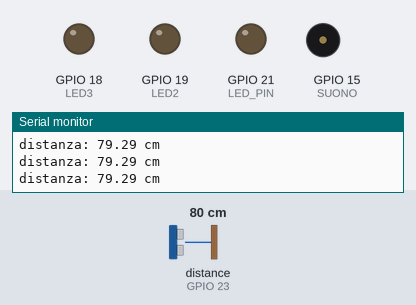
Recording of a sketch running on a simulated ESP32. Parts: output pins drawn as LEDs (lit = HIGH), buzzer (waves = sounding), the last lines printed to the serial monitor. Wiring (inferred from the names in the program): ultrasonic range finder: trigger GPIO 22; echo GPIO 23. The inputs (shaded band) are chosen by the test bench; at power-on: distance to the obstacle (sensor on GPIO 23) 80 cm. The echo pulse lasts 58.3 µs per cm; WiFi joins after 1.5 s; servers stay silent unless stated; uploads are accepted with an empty reply; pins used as bus, display or sensor lines are not drawn.

Above: at 2.7 s.
2.8 s: distance to the obstacle (sensor on GPIO 23) set to 53 cm
4.3 s: distance to the obstacle (sensor on GPIO 23) set to 47 cm
At 5.7 s:
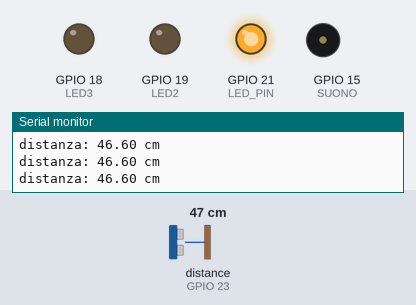
6.0 s: distance to the obstacle (sensor on GPIO 23) set to 33 cm
7.5 s: distance to the obstacle (sensor on GPIO 23) set to 27 cm
At 8.7 s:
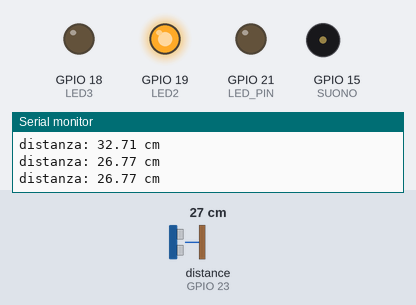
9.0 s: distance to the obstacle (sensor on GPIO 23) set to 12 cm
10.8 s: distance to the obstacle (sensor on GPIO 23) set to 9 cm
At 11.7 s:
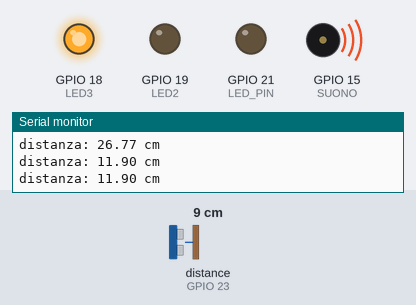
At 12.9 s:
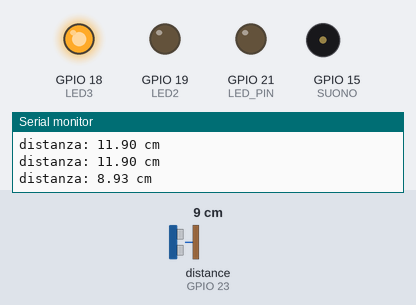
Timing chart, 0 to 14.8 s (numbered marks = the images above; inputs shaded):
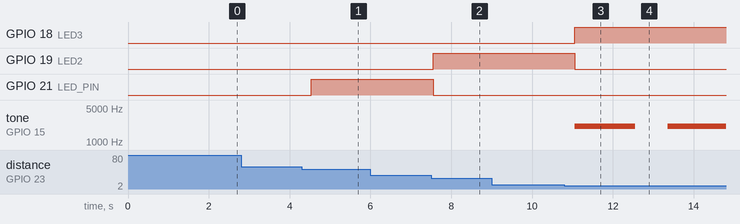

Measured:
- the behaviour switches between 51 and 50 cm on distance to the obstacle (sensor on GPIO 23) (found by bisection; images 0 and 1)
- the behaviour switches between 31 and 30 cm on distance to the obstacle (sensor on GPIO 23) (found by bisection; images 1 and 2)
- the behaviour switches between 11 and 10 cm on distance to the obstacle (sensor on GPIO 23) (found by bisection; images 2 and 3)
- after the input at 4.3 s, GPIO 21 (LED_PIN): LOW → HIGH after 0.23 s
- after the input at 7.5 s, GPIO 19 (LED2): LOW → HIGH after 0.05 s; GPIO 21 (LED_PIN): HIGH → LOW after 0.05 s
- after the input at 10.8 s, GPIO 18 (LED3): LOW → HIGH after 0.26 s; GPIO 19 (LED2): HIGH → LOW after 0.26 s; tone on GPIO 15 (SUONO): silent → 2093 Hz after 0.26 s, → silent 1.5 s later, → 2093 Hz 0.80 s later

The sketch:

Anti_Furto_Iot.ino
```cpp
//-----Librerie------//
#include <WiFi.h>
#include <WiFiClientSecure.h>
#include <UniversalTelegramBot.h>
#include <ArduinoJson.h>
#include <HTTPClient.h>


//-----Costanti------//
const int TRIG_PIN = 22 ; // Pin Esp32 Connesso al Sensore Ultrasonico TRIG pin
const int ECHO_PIN = 23 ; // Pin Esp32 Connesso al Sensore Ultrasonico  ECHO pin
const int LED_PIN  = 21 ; // Pin Esp32 Connesso al Led verde
const int LED2 = 19 ;     // Pin Esp32 Connesso al Led Giallo
const int LED3 = 18 ;     // Pin Esp32 Connesso al Led Rosso
const int Soglia_verde = 50; // Soglia di distanza massima per led verde
const int Soglia_gialla = 30; // Soglia di distanza massima per led gialla
const int Soglia_rossa = 10; // Soglia di distanza massima per led rosso
const int SUONO = 15 ;              // Pin connesso al buzzer attivo per allarme
String server = "YOUR_SERVER"; //Indirizzo Server dove inviare dati
const char* ssid = "YOUR_WIFI_NAME";   // Il nome della mia Wi-Fi
const char* password = "YOUR_WIFI_PASSWORD";  // Password del mio Wi-Fi

// Variabili :
float durata, distanza_cm;


//-----Settaggi Bot Telegram------//
WiFiClientSecure client; // Oggetto necessario per connessione a Wi-Fi di Esp32
#define BOTtoken "YOUR_BOT_TOKEN"   // Mio Token Bot
#define CHAT_ID "YOUR_CHAT_ID" // ID che riconduce alla mia chat di Telegram
UniversalTelegramBot bot(BOTtoken, client); //settaggio Bot


//-----Funzioni utili------//

//-----Connessione alla Rete-----//
void connect()
{
  Serial.print("Connessione al Wifi: ");
  Serial.println(ssid);

  WiFi.mode(WIFI_STA);
  WiFi.begin(ssid, password);
  client.setCACert(TELEGRAM_CERTIFICATE_ROOT); // Aggiunge certificato root per api.telegram.org

  while (WiFi.status() != WL_CONNECTED) {
    Serial.print(".");
    delay(500);
  }

  Serial.println("");
  Serial.println("Connesso al WiFi");
  Serial.print("Indirizzo IP: ");
  Serial.println(WiFi.localIP());

}


//-----Funzioni per utilizzare tone e noTone anche nell' Esp 32-----//
void tone(uint8_t pin, unsigned int frequenza, unsigned long durata, uint8_t canale)
{
    if (ledcRead(canale)) {
        log_e("Tono Canale %d gia' usato", canale);
        return;
    }
    ledcAttachPin(pin, canale);
    ledcWriteTone(canale, frequenza);
    if (durata) {
        delay(durata);
        noTone(pin, canale);
    }
}

void noTone(uint8_t pin, uint8_t canale)
{
    ledcDetachPin(pin);
    ledcWrite(canale, 0);
}


//-----Setup-----//
void setup() {
  Serial.begin (9600);
  connect();
  pinMode(TRIG_PIN, OUTPUT);
  pinMode(ECHO_PIN, INPUT);
  pinMode(LED_PIN, OUTPUT);
  pinMode(LED2,OUTPUT);
  pinMode(LED3,OUTPUT);
  pinMode(SUONO,OUTPUT);

}

//-----Loop-----//
void loop()
{
  // Genera un impulso di  10 microsecondi al pin TRIG
  digitalWrite(TRIG_PIN, HIGH);
  delayMicroseconds(10);
  digitalWrite(TRIG_PIN, LOW);

  // misura la durata di un impulso dal pin ECHO
  durata = pulseIn(ECHO_PIN, HIGH);

  // Calcola la distanza in Cm durata * Velocita' del suono / 2 (andata e ritorno)
  distanza_cm = durata * 0.034 / 2;

  //Se la distanza è tra la soglia massima del verde e del giallo
  if(distanza_cm < Soglia_verde && distanza_cm > Soglia_gialla )
  {
    //accendo il Led Verde
    digitalWrite(LED_PIN, HIGH);

  }
    //Se la distanza è tra la soglia massima del giallo e del rosso
    if(distanza_cm < Soglia_gialla && distanza_cm > Soglia_rossa)
     {
      //accendo il Led giallo
       digitalWrite(LED2, HIGH);
       //spengo il Led Verde
       digitalWrite(LED_PIN, LOW);

       //Faccio partire la prassi per un get al server siccome misuro distanza Semi-Critica
       HTTPClient http;
       String datiADb =String(distanza_cm);
       String path = server + "?distanza=" + datiADb ;
       http.begin(path.c_str());
       http.GET();
       http.end();
     }

    //Se la distanza è minore della soglia massima della rossa
     if(distanza_cm < Soglia_rossa)
     {
      //Setto uno stringa con emoji e avvisi letterali
      String risposta ="\U000026A0 ALLARME \U000026A0 \n\n \U0001F534 AVVICINAMENTO A DISTANZA CRITICA \U0001F534 \n\n Distanza : ";
      String cm = " cm";

      //Setto alto il LED rosso e abbasso gli altri
       digitalWrite(LED3, HIGH);
       digitalWrite(LED_PIN, LOW);
       digitalWrite(LED2, LOW);

       //Suono dell'allarme del buzzer attivo
       tone(SUONO, 2093, 1500, 0);
       noTone(SUONO, 0);

       //Setto il messaggio che il bot deve mandare
       risposta.concat(distanza_cm);
       risposta.concat(cm);
       bot.sendMessage(CHAT_ID, risposta, "Markdown");

     }

     //Ulteriore management dei led
     if(distanza_cm > Soglia_gialla)
     {
      digitalWrite(LED2, LOW);
     }

    if(distanza_cm > Soglia_verde){

     digitalWrite(LED_PIN, LOW);
    }
    if(distanza_cm > Soglia_rossa){

     digitalWrite(LED3, LOW);
    }

  // Stampo dati al monitor seriale
  Serial.print("distanza: ");
  Serial.print(distanza_cm);
  Serial.println(" cm");

  delay(500);
}
```
